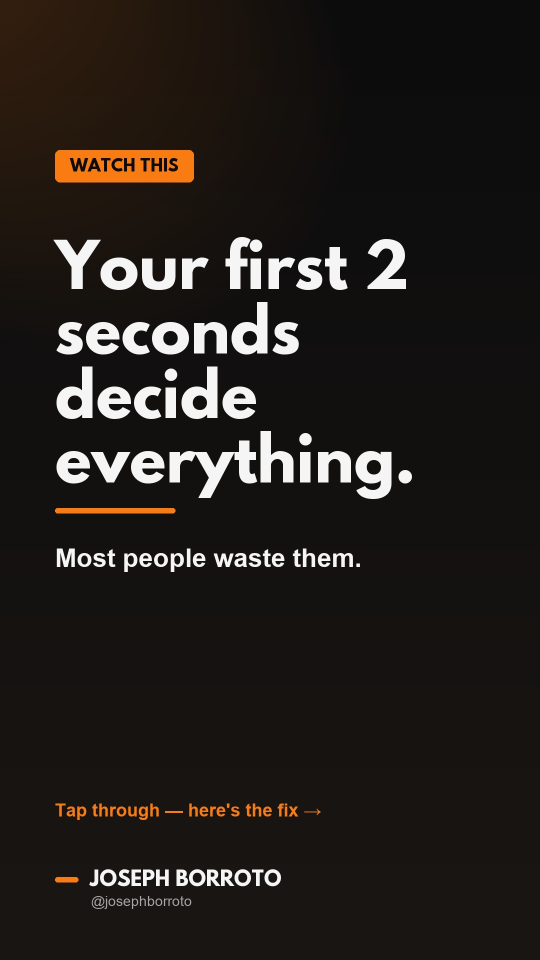
#> input picture generated/story-test.jpg, 1080 x 1920 px (shown at 1/2 size)
$ python -i render_story.py   (imports and definitions only)
#> lines starting #> are read from the running program, lines starting #| are printed output that depends on the picture
### render_card.py
#!/usr/bin/env python3
"""Render an on-brand Shorts Creation / Joseph Borroto news-style card.

Uses League Spartan Bold (Joseph's brand font), the brand orange #EE892B,
and composites the real logo. 1080x1350 (4:5 Instagram portrait).
"""
import argparse
import json
import re
from pathlib import Path

from PIL import Image, ImageDraw, ImageFont

# Strip emoji / pictographs the bundled fonts can't render (they show as tofu).
_EMOJI_RE = re.compile(
    "[\U0001F000-\U0001FAFF\U00002600-\U000027BF\U0001F1E6-\U0001F1FF\U0000FE00-\U0000FE0F\U00002190-\U000021FF]+")


def _no_emoji(s):
    return _EMOJI_RE.sub("", str(s)).replace("  ", " ").strip()

ROOT = Path(__file__).resolve().parent
DOWNLOADS = ROOT.parent

# --- brand ---
ORANGE = (248, 124, 17)      # #F87C11 sampled straight from the logo
WHITE = (245, 245, 245)
MUTED = (165, 165, 165)
BG_TOP = (12, 12, 13)
BG_BOTTOM = (26, 22, 19)
PANEL = (20, 20, 21)
PANEL_LINE = (60, 56, 52)

# Headline font: bundled in repo fonts/ first (CI-safe), else local Downloads copy.
def _first_existing(paths):
    for p in paths:
        if p and Path(p).exists():
            return str(p)
    return None

FONT_BOLD = _first_existing([
    ROOT / "fonts" / "league-spartan.bold.ttf",
    DOWNLOADS / "fwdcarvemysignalllogofiles" / "league-spartan.bold.ttf",
])

# Body font: bundled -> macOS Arial -> Ubuntu/CI DejaVu -> PIL default.
SYS_REG = _first_existing([
    ROOT / "fonts" / "body.ttf",
    "/System/Library/Fonts/Supplemental/Arial.ttf",
    "/usr/share/fonts/truetype/dejavu/DejaVuSans.ttf",
])
SYS_BOLD = _first_existing([
    ROOT / "fonts" / "body-bold.ttf",
    "/System/Library/Fonts/Supplemental/Arial Bold.ttf",
    "/usr/share/fonts/truetype/dejavu/DejaVuSans-Bold.ttf",
])

# Joseph's real profile photo — drop a square-ish headshot at any of these paths
# and it's used as the avatar on social cards (falls back to a monogram if absent).
AVATAR_PATH = _first_existing([
    ROOT / "assets" / "joseph-avatar.jpg",
    ROOT / "assets" / "joseph-avatar.png",
    ROOT / "assets" / "avatar.jpg",
])

W, H = 1080, 1350
M = 110  # side margin


def f_brand(size):
    return ImageFont.truetype(FONT_BOLD, size) if FONT_BOLD else ImageFont.load_default()


def f_sys(size, bold=False):
    p = SYS_BOLD if bold else SYS_REG
    return ImageFont.truetype(p, size) if p else ImageFont.load_default()


def wrap(draw, text, fnt, max_w):
    out, line = [], ""
    for word in text.split():
        c = f"{line} {word}".strip()
        if draw.textlength(c, font=fnt) <= max_w:
            line = c
        else:
            if line:
                out.append(line)
            line = word
    if line:
        out.append(line)
    return out


# Two palettes so morning/evening posts don't look identical.
PALETTES = {
    "dark": {
        "bg_top": (12, 12, 13), "bg_bottom": (26, 22, 19),
        "head": (245, 245, 245), "sub": (245, 245, 245), "muted": (165, 165, 165),
        "panel": (20, 20, 21), "panel_line": (60, 56, 52),
        "kicker_text": (12, 12, 12), "glow_a": 46,
    },
    "light": {
        "bg_top": (245, 244, 242), "bg_bottom": (231, 228, 223),
        "head": (20, 18, 16), "sub": (28, 26, 24), "muted": (110, 106, 100),
        "panel": (255, 255, 255), "panel_line": (210, 205, 198),
        "kicker_text": (255, 255, 255), "glow_a": 60,
    },
    # second dark look — deep navy/blue-black, cooler than 'dark'
    "midnight": {
        "bg_top": (9, 12, 20), "bg_bottom": (15, 21, 34),
        "head": (240, 243, 250), "sub": (240, 243, 250), "muted": (150, 158, 175),
        "panel": (16, 21, 32), "panel_line": (44, 52, 72),
        "kicker_text": (12, 12, 12), "glow_a": 54,
    },
    # second light look — warmer cream/paper, softer than 'light'
    "bone": {
        "bg_top": (245, 241, 233), "bg_bottom": (229, 222, 209),
        "head": (26, 22, 18), "sub": (34, 29, 24), "muted": (120, 112, 100),
        "panel": (255, 253, 248), "panel_line": (208, 200, 186),
        "kicker_text": (255, 255, 255), "glow_a": 64,
    },
    # NEW FORMS of the same brand colors — orange moved into the HEADLINE.
    # blackout: near-black bg with an orange headline (high-contrast brand).
    "blackout": {
        "bg_top": (12, 12, 13), "bg_bottom": (20, 17, 14),
        "head": ORANGE, "sub": (235, 235, 235), "muted": (150, 150, 150),
        "panel": (20, 20, 21), "panel_line": (60, 56, 52),
        "kicker_text": (12, 12, 12), "glow_a": 40,
    },
    # navy bg with an orange headline (two brand colors together).
    "navyorange": {
        "bg_top": (9, 12, 20), "bg_bottom": (15, 21, 34),
        "head": ORANGE, "sub": (220, 225, 235), "muted": (150, 158, 175),
        "panel": (16, 21, 32), "panel_line": (44, 52, 72),
        "kicker_text": (12, 12, 12), "glow_a": 50,
    },
    # warm cream with an orange headline (a light form that still reads loud).
    "creamorange": {
        "bg_top": (245, 241, 233), "bg_bottom": (229, 222, 209),
        "head": ORANGE, "sub": (40, 34, 28), "muted": (120, 112, 100),
        "panel": (255, 253, 248), "panel_line": (208, 200, 186),
        "kicker_text": (255, 255, 255), "glow_a": 50,
    },
    # deep BURNT-orange on near-black — a darker, moodier shade of the brand.
    "ember": {
        "bg_top": (14, 10, 8), "bg_bottom": (24, 14, 9),
        "head": (214, 100, 28), "sub": (236, 226, 216), "muted": (150, 130, 115),
        "panel": (22, 16, 12), "panel_line": (70, 50, 38),
        "kicker_text": (16, 12, 10), "glow_a": 44, "accent": (214, 100, 28),
    },
    # cool SLATE blue-grey with orange — a different cool tone than navy.
    "slate": {
        "bg_top": (20, 24, 28), "bg_bottom": (30, 36, 42),
        "head": (238, 242, 245), "sub": (220, 226, 230), "muted": (150, 160, 168),
        "panel": (26, 31, 36), "panel_line": (58, 66, 74),
        "kicker_text": (12, 12, 12), "glow_a": 48,
    },
    # FULL ORANGE background with bold BLACK words — the loud pattern-break.
    "orangepop": {
        "bg_top": (245, 138, 28), "bg_bottom": (236, 110, 12),
        "head": (20, 16, 12), "sub": (28, 22, 16), "muted": (96, 64, 32),
        "panel": (250, 196, 130), "panel_line": (200, 120, 40),
        "kicker_text": (245, 238, 230), "glow_a": 0, "accent": (20, 16, 12),
    },
}


# [475 lines left out: functions bg, draw_card, _footer, _fit_lines, _new_img, draw_quote and 16 more, not called in this run]


# ============================================================ screenshot formats
def _is_light(style):
    return style in ("light", "creamorange", "bone")


def _magnifier(d, cx, cy, r, col, w=6):
    d.ellipse((cx - r, cy - r, cx + r, cy + r), outline=col, width=w)
    d.line((cx + r * 0.72, cy + r * 0.72, cx + r * 1.5, cy + r * 1.5), fill=col, width=w)


# [320 lines left out: functions draw_imessage, draw_notes, draw_search, draw_comment, draw_reddit, draw_cheatsheet and 5 more, not called in this run]


# [2 lines that do not run on import are left out]

### render_story.py
#!/usr/bin/env python3
"""Render a 9:16 (1080x1920) Instagram Story card.

Two kinds:
  - hook  : a bold attention-grabber to make people tap into the story
  - promo : a "new post is up" reshare nudge pointing at the feed post

Reuses the brand look from render_card (League Spartan, orange #F87C11, palettes).
"""
import argparse
import json
from pathlib import Path

from PIL import Image, ImageDraw

import render_card as rc

ROOT = Path(__file__).resolve().parent
SW, SH = 1080, 1920
M = 110


def _bg(style):
#> called with style = 'light'
    p = rc.PALETTES.get(style, rc.PALETTES["dark"])
    img = Image.new("RGBA", (SW, SH), p["bg_top"] + (255,))
    d = ImageDraw.Draw(img)
    bt, bb = p["bg_top"], p["bg_bottom"]
    for y in range(SH):
        t = y / SH
        d.line([(0, y), (SW, y)], fill=tuple(int(bt[i] + (bb[i] - bt[i]) * t) for i in range(3)))
    glow = Image.new("RGBA", (SW, SH), (0, 0, 0, 0))
#> glow: PIL image 1080x1920 RGBA; every value is 0
    gd = ImageDraw.Draw(glow)
    for r in range(720, 0, -6):
        a = int(p["glow_a"] * (1 - r / 720))
        gd.ellipse((-360, -300, r, r), fill=rc.ORANGE + (a,))
    img.alpha_composite(glow)
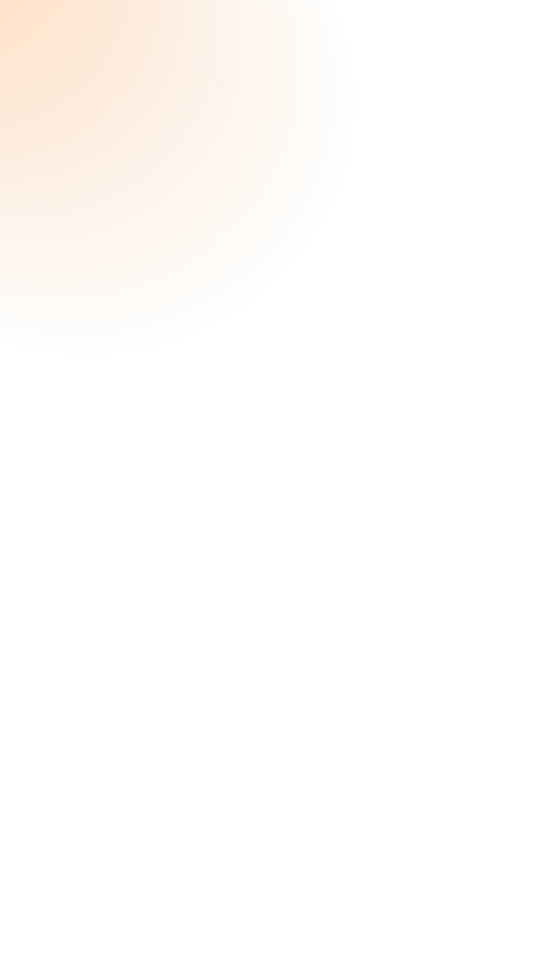
#> glow: PIL image 1080x1920 RGBA (shown at 1/2 size); mean R, G, B, A 54.5, 27.2, 3.7, 4.1; transparent parts drawn white
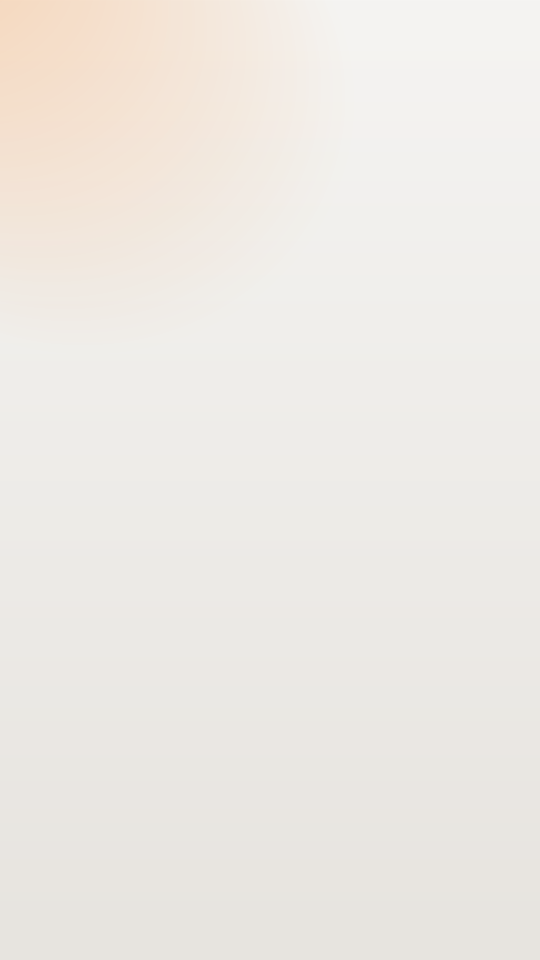
#> img: PIL image 1080x1920 RGBA (shown at 1/2 size); mean R, G, B, A 237.6, 233.6, 228.5, 255
    return img, ImageDraw.Draw(img), p


def _wrap(d, text, fnt, max_w):
    return rc.wrap(d, text, fnt, max_w)


def _footer(d, p):
    fy = SH - 180
    d.rounded_rectangle((M, fy + 14, M + 46, fy + 24), radius=5, fill=rc.ORANGE)
    d.text((M + 70, fy - 4), "JOSEPH BORROTO", font=rc.f_brand(40), fill=p["head"])
    d.text((M + 72, fy + 46), "@josephborroto", font=rc.f_sys(28), fill=p["muted"])


# [154 lines left out: functions draw_hook, draw_promo, draw_fix, draw_series_slide, not called in this run]


def draw_reshare(feed_image_path, out_path, style="light"):
    """Put the actual feed-post card image into a 9:16 story with a 'just posted' nudge."""
    img, d, p = _bg(style)
#> p = 9 items
    # kicker
    kf = rc.f_brand(32)
    kick = "JUST POSTED"
    d.rounded_rectangle((M, 150, M + d.textlength(kick, font=kf) + 60, 214), radius=10, fill=rc.ORANGE)
    d.text((M + 30, 164), kick, font=kf, fill=p["kicker_text"])
    # paste the feed card (1080x1350) scaled to fit width, with a rounded frame look
    card = Image.open(feed_image_path).convert("RGBA")
    target_w = SW - 2 * M
    scale = target_w / card.width
#> scale = 0.796
    card = card.resize((target_w, int(card.height * scale)))
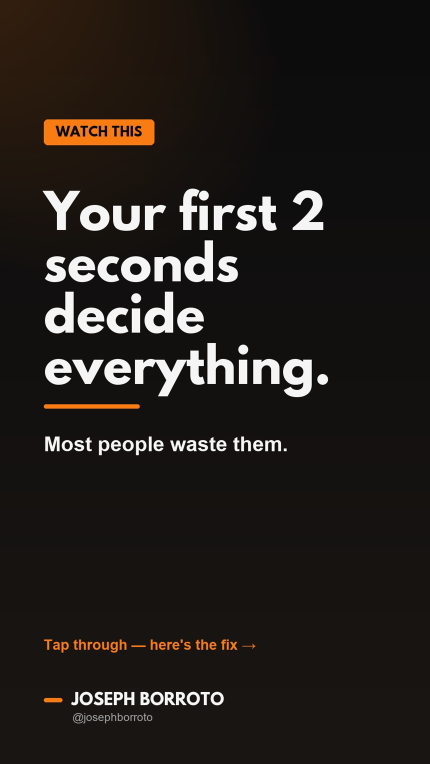
#> card: PIL image 860x1528 RGBA (shown at 1/2 size); mean R, G, B, A 35.7, 31.1, 27.4, 255
    cx, cy = M, 290
    # subtle orange border behind the card
    d.rounded_rectangle((cx - 8, cy - 8, cx + card.width + 8, cy + card.height + 8),
                        radius=28, outline=rc.ORANGE, width=6)
    img.alpha_composite(card, (cx, cy))
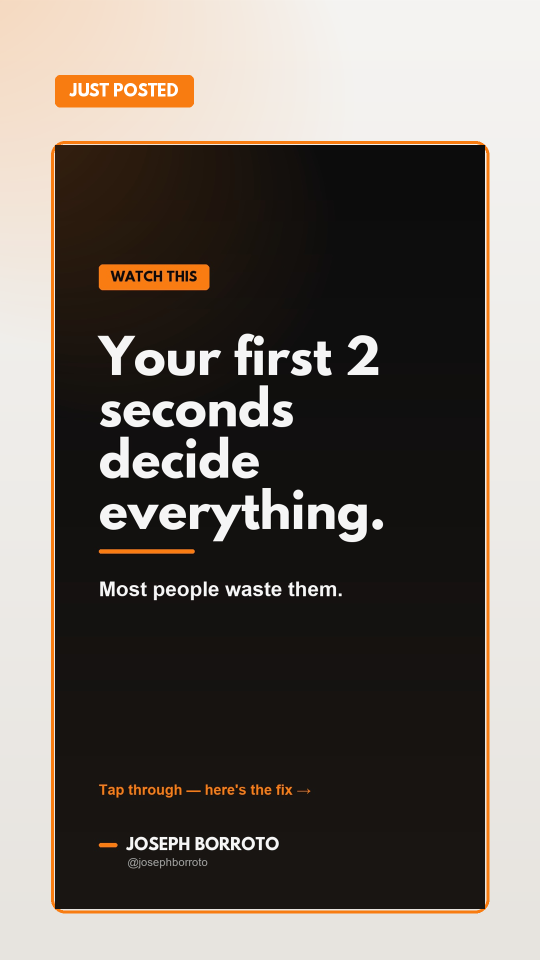
#> img: PIL image 1080x1920 RGBA (shown at 1/2 size); mean R, G, B, A 110.3, 102.9, 96.1, 255
    # nudge under the card
    ny = cy + card.height + 70
#> ny = 1888
    nf = rc.f_sys(46, bold=True)
    for ln in _wrap(d, "Today's post is up — tap my profile to see it.", nf, SW - 2 * M):
#> in wrap, `out, line = [], ""`: line = ''
        d.text((M, ny), ln, font=nf, fill=p["head"]); ny += 56
#> this loop made 2 passes
#> after the loop, ny = 2000
    af = rc.f_sys(38, bold=True)
    d.text((M, SH - 300), "See it on my feed →", font=af, fill=rc.ORANGE)
    _footer(d, p)
    img.convert("RGB").save(out_path, quality=95)
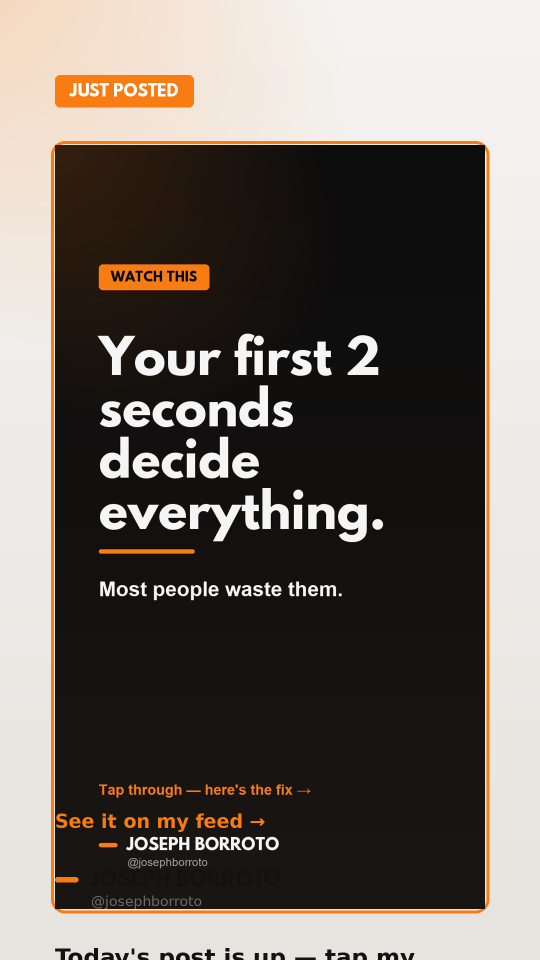
#> saved as out.png: PIL image 1080x1920 RGB (shown at 1/2 size); mean R, G, B 110.4, 102.7, 95.6
    return out_path


# [14 lines left out: function main, not called in this run]


# [2 lines not run here, left out]

>>> result = draw_reshare('generated/story-test.jpg', 'out.png')

$ run again, on generated/carousel-0-0.jpg
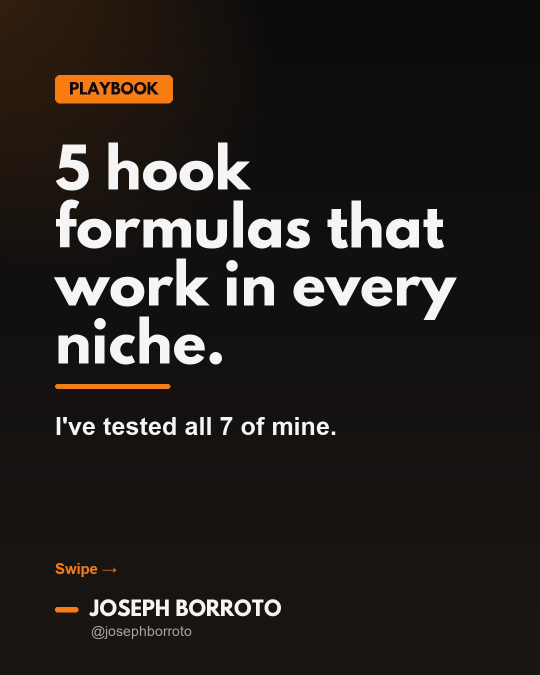
#> input picture generated/carousel-0-0.jpg, 1080 x 1350 px (shown at 1/2 size)
#> p = 9 items
#> in draw_reshare, `img.alpha_composite(card, (cx, cy))`:
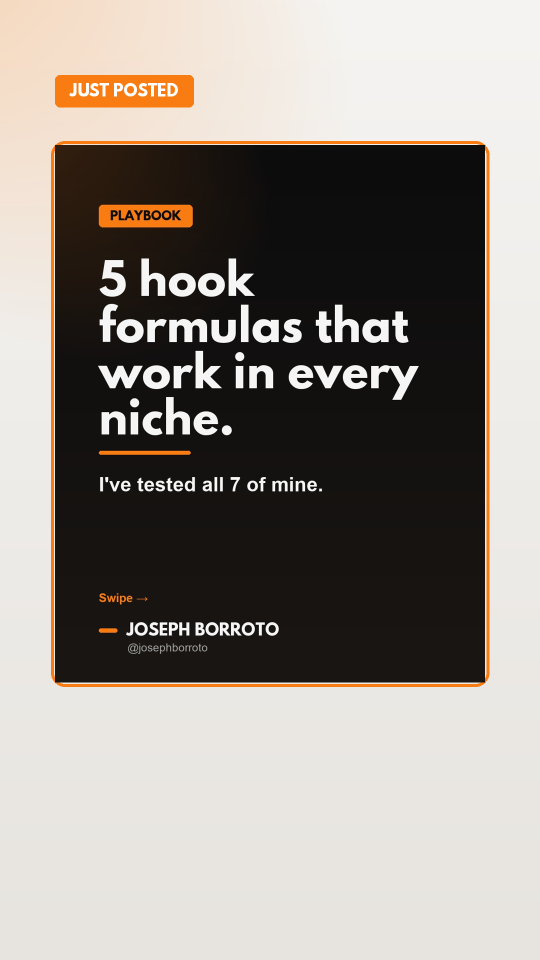
#> img: PIL image 1080x1920 RGBA (shown at 1/2 size); mean R, G, B, A 148.3, 141.7, 135.2, 255
#> line = ''
#> the loop in draw_reshare, `for ln in _wrap(d, "Today's post is up — tap my profile to see it.", n..` made 2 passes
#> (ln, ny) on passes 1 to 2: ("Today's post is up — tap my", 1491), ('profile to see it.', 1547)
#> after the loop in draw_reshare, `for ln in _wrap(d, "Today's post is up — tap my profile to see it.", n..`: ny = 1547
#> in draw_reshare, `img.convert("RGB").save(out_path, quality=95)`:
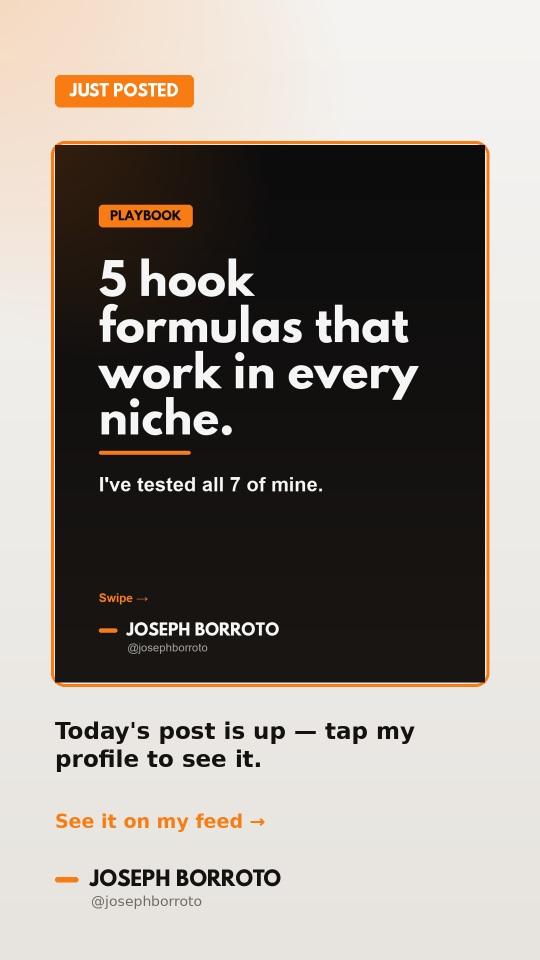
#> saved as out.png: PIL image 1080x1920 RGB (shown at 1/2 size); mean R, G, B 146.1, 139.2, 132.5
